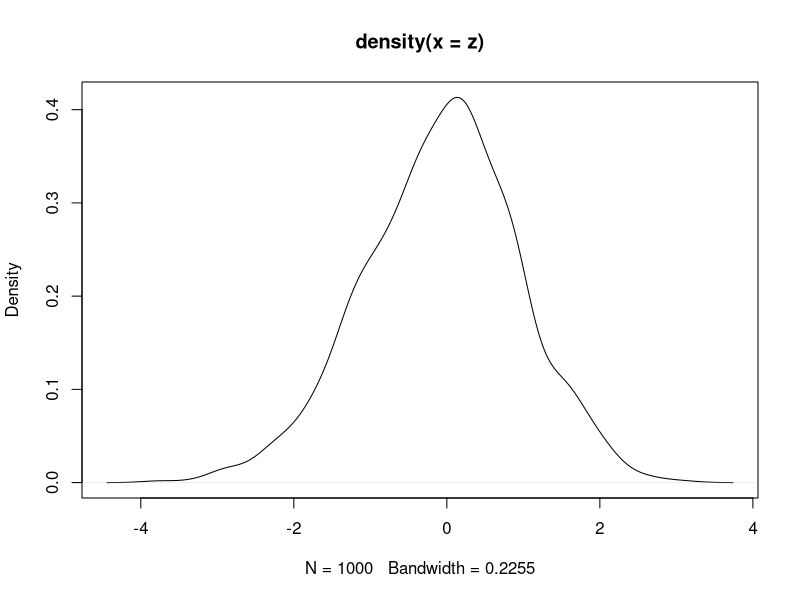
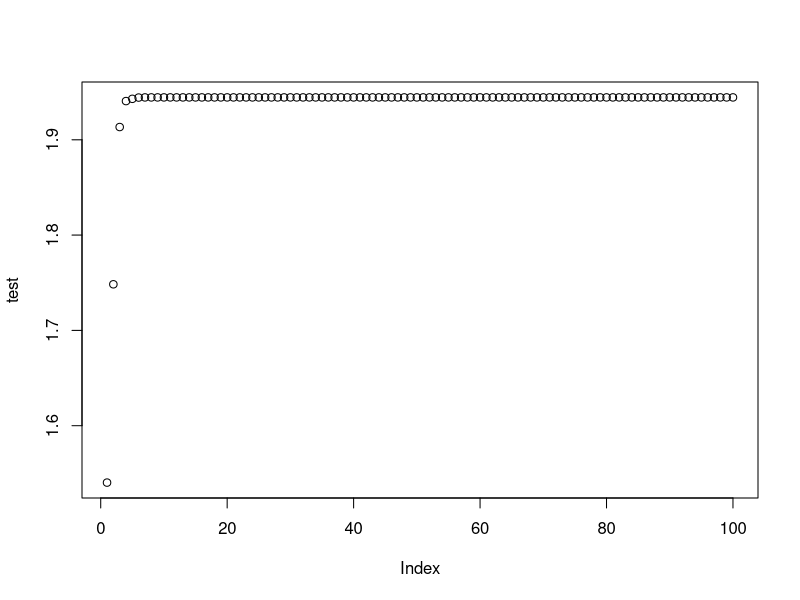
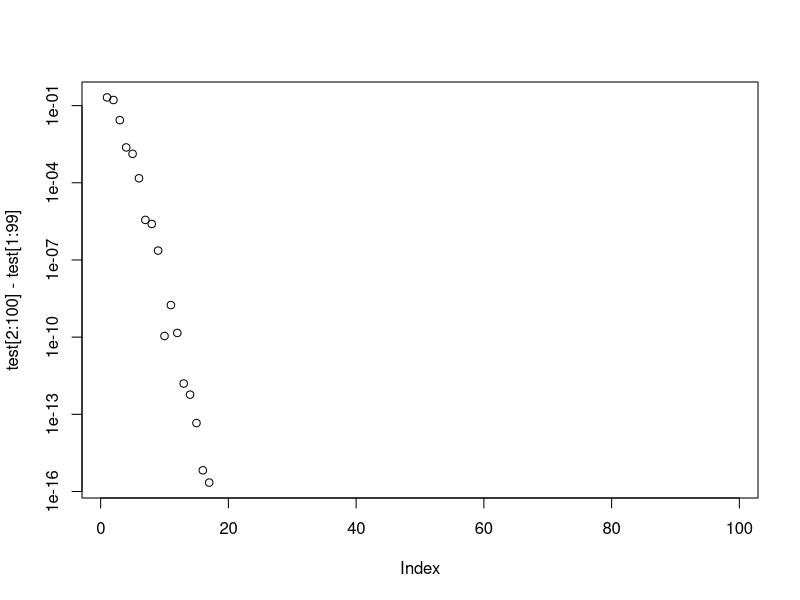
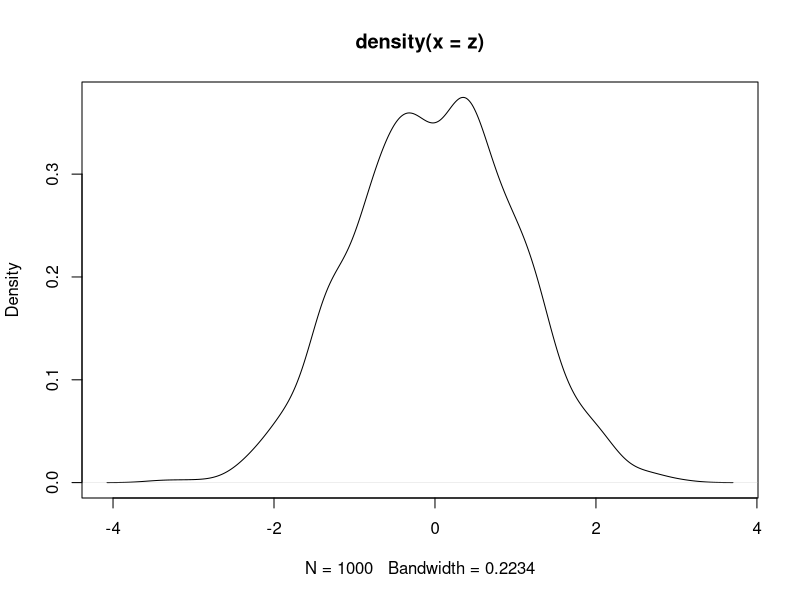
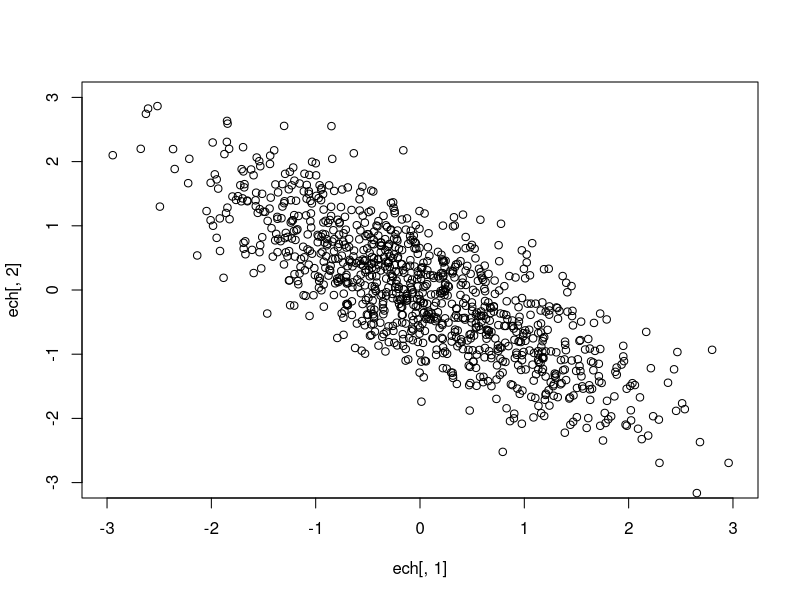

Reproduce these figures in R, in order. (Note: this script raises an error after producing the figures.)
# exemple: estimation Monte Carlo d'une intégrale sur (0, 1), page 5
th <- sqrt(pi)/2
n <- 100
ech <- runif(n) # création des xi selon la loi uniforme
th_hat <- mean(sqrt(-log(ech))) #la formule dans l'ex page 5
th_hat

# vérification de la nortmalité asymptotique
z <- replicate(1000, {
  
  ech <- runif(n)
  th_hat <- mean(sqrt(-log(ech)))
  sig_hat <- sd(sqrt(-log(ech)))
  return(sqrt(n) * (th_hat - th)/sig_hat)
  
})
plot(density(z))

# vérification de la couverture de l'intervalle de confiance
alpha <- .1
couv <- replicate(1000, {
  
  ech <- runif(n)
  th_hat <- mean(sqrt(-log(ech)))
  sig_hat <- sd(sqrt(-log(ech)))
  return(
    (th_hat - qnorm(alpha/2, lower.tail=FALSE) * sig_hat / sqrt(n) <= th) && (th_hat + qnorm(alpha/2, lower.tail=FALSE) * sig_hat / sqrt(n) >= th)
  )
  
})
# couv
mean(couv)



# exemple: estimation Mont Carlo d'une somme page 6
# estimation numérique de theta
test <- sapply(1:100, function(n) sum( abs(cos(0:n))/factorial(0:n) ))
plot(test) # on voit que la somme partielle est bien stabilisée après avoir sommé les dix premiers termes
plot(test[2:100] - test[1:99], log="y")
th <- test[100]

n <- 1000
ech <- rpois(n, 1)
th_hat <- exp(1) * mean(abs(cos(ech)))
th_hat

# vérification de la nortmalité asymptotique
z <- replicate(1000, {
  
  ech <- rpois(n, 1)
  th_hat <- exp(1) * mean(abs(cos(ech)))
  sig_hat <- exp(1) * sd(abs(cos(ech)))
  return(sqrt(n) * (th_hat - th)/sig_hat)
  
})
plot(density(z))

# vérification de la couverture de l'intervalle de confiance
alpha <- .05
couv <- replicate(1000, {
  
  ech <- rpois(n, 1)
  th_hat <- exp(1) * mean(abs(cos(ech)))
  sig_hat <- exp(1) * sd(abs(cos(ech)))
  return(
    (th_hat - qnorm(alpha/2, lower.tail=FALSE) * sig_hat / sqrt(n) <= th) && (th_hat + qnorm(alpha/2, lower.tail=FALSE) * sig_hat / sqrt(n) >= th)
  )
  
})
# couv
mean(couv)



# exemple: estimation Mont Carlo d'une espérance par rapport à une loi normale multivariée
# algorithme de génération de normales multivariées
# entrées: taille échantillonnale n, vecteur de moyennes mu, matrice de covariance Sig
normalemulti <- function(n, mu, Sig){
  
  if(length(mu) != nrow(Sig)) stop("Les dimensions de mu et Sig ne sont pas compatibles")
  
  d <- length(mu)
  L <- t(chol(Sig))#chol est la decomposition de cholesky
  
  z <- matrix(rnorm(n*d), nrow=n)
  return(t(apply(z, 1, function(x) mu + L %*% x)))
  
}

# exemple
mu <- rep(0, 2)
Sig <- matrix(c(1, -.8, -.8, 1), 2, 2)
ech <- normalemulti(1000, mu, Sig)
plot(ech[,1], ech[,2], xlim=c(-3, 3), ylim=c(-3, 3))

# simulation
th <- ???
n <- 100
mu <- rep(0, 2)
Sig <- matrix(c(1, .5, .5, 1), 2, 2)
ech <- normalemulti(n, mu, Sig)
th_hat <- mean(apply(ech, 1, function(x) x[1] * cos(x[2])))
th_hat

# vérification de la nortmalité asymptotique
z <- replicate(1000, {
  
  ech <- normalemulti(n, mu, Sig)
  th_hat <- mean(apply(ech, 1, function(x) x[1] * cos(x[2])))
  sig_hat <- sd(apply(ech, 1, function(x) x[1] * cos(x[2])))
  return(sqrt(n) * (th_hat - th)/sig_hat)
  
})
plot(density(z))

# vérification de la couverture de l'intervalle de confiance
alpha <- .02
couv <- replicate(1000, {
  
  ech <- normalemulti(n, mu, Sig)
  th_hat <- mean(apply(ech, 1, function(x) x[1] * cos(x[2])))
  sig_hat <- sd(apply(ech, 1, function(x) x[1] * cos(x[2])))
  return(
    (th_hat - qnorm(alpha/2, lower.tail=FALSE) * sig_hat / sqrt(n) <= th) && (th_hat + qnorm(alpha/2, lower.tail=FALSE) * sig_hat / sqrt(n) >= th)
  )
  
})
# couv
mean(couv)



# exercice: dans l'exemple normal multivarié, corriger l'estimateur Monte Carlo par la méthode de variable de contrôle,
# en utilisant la fonction auxiliaire m_tilde(X1, X2) = X1

th <- ???
n <- 100
mu <- rep(0, 2)
Sig <- matrix(c(1, .5, .5, 1), 2, 2)
ech <- normalemulti(n, mu, Sig)
th_hat <- mean(apply(ech, 1, function(x) x[1] * cos(x[2])))
th_contr <- th_hat # + ???

abs(th_hat - th)
abs(th_contr - th)



